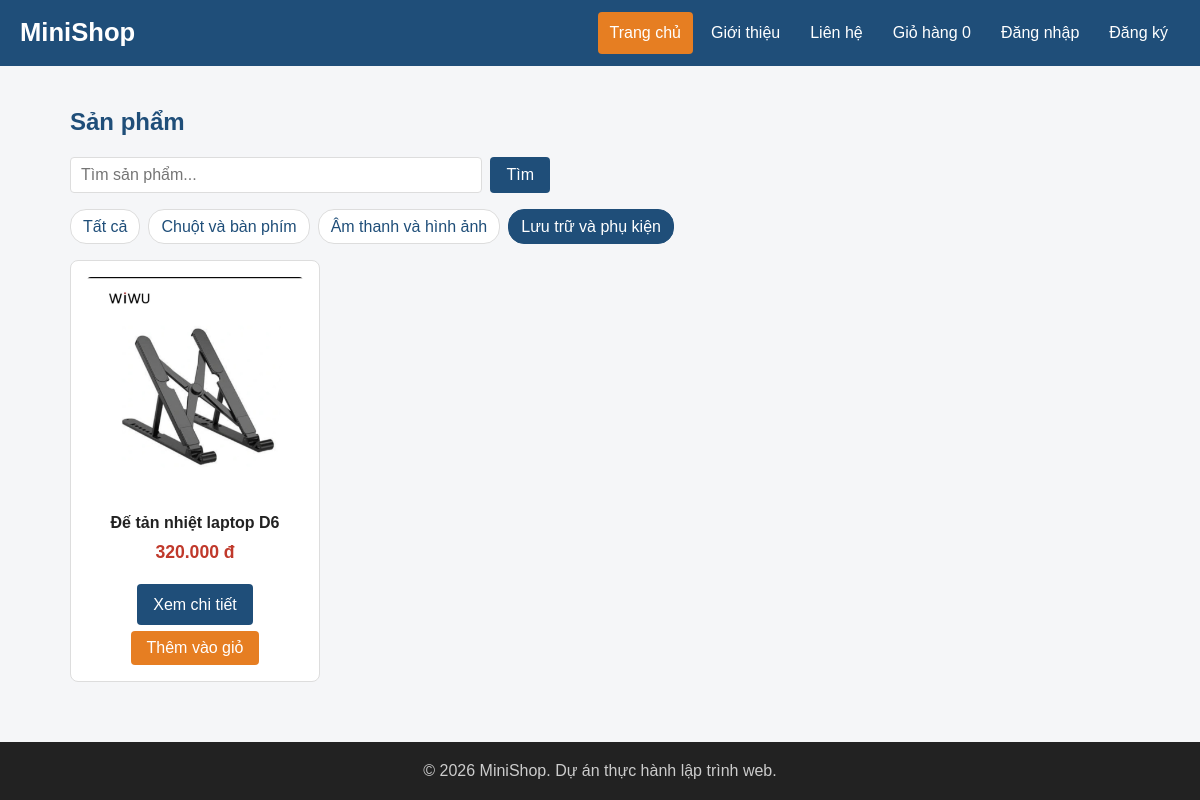
/index.php?category=3, run on the app's committed database.
### tables this page shows
CREATE TABLE IF NOT EXISTS `categories` (
    `id` INT UNSIGNED NOT NULL AUTO_INCREMENT,
    `name` VARCHAR(100) NOT NULL,
    PRIMARY KEY (`id`)
);

CREATE TABLE IF NOT EXISTS `products` (
    `id` INT UNSIGNED NOT NULL AUTO_INCREMENT,
    `category_id` INT UNSIGNED NOT NULL,
    `name` VARCHAR(200) NOT NULL,
    `price` INT UNSIGNED NOT NULL,
    `description` TEXT,
    `image` VARCHAR(255) NOT NULL DEFAULT 'images/sp01.jpg',
    `stock` INT UNSIGNED NOT NULL DEFAULT 0,
    `created_at` DATETIME NOT NULL DEFAULT CURRENT_TIMESTAMP,
    PRIMARY KEY (`id`),
    CONSTRAINT `fk_products_category`
        FOREIGN KEY (`category_id`) REFERENCES `categories` (`id`)
);

### includes/init.php (called while the page is built, shortened)
<?php
function e($value): string
{
    return htmlspecialchars((string) $value, ENT_QUOTES | ENT_SUBSTITUTE, 'UTF-8');
}
function url(string $path = ''): string
{
    $scriptDirectory = str_replace('\\', '/', dirname($_SERVER['SCRIPT_NAME'] ?? '/'));
    $basePath = rtrim($scriptDirectory, '/');
    return $basePath . '/' . ltrim($path, '/');
}
function format_price($price): string
{
    return number_format((float) $price, 0, ',', '.') . ' đ';
}

### index.php (the view, shortened to what this page needs)
<?php
require __DIR__ . '/includes/init.php';
$categoryInput = $_GET['category'] ?? 0;
$categoryId = is_scalar($categoryInput) ? (int) $categoryInput : 0;
$keywordInput = $_GET['q'] ?? '';
$keyword = is_string($keywordInput) ? trim($keywordInput) : '';
$categories = $pdo->query('SELECT id, name FROM categories ORDER BY id')->fetchAll();
$sql = 'SELECT id, name, price, image FROM products';
$where = [];
$params = [];
if ($categoryId > 0) {
    $where[] = 'category_id = ?';
    $params[] = $categoryId;
}
if ($where !== []) {
    $sql .= ' WHERE ' . implode(' AND ', $where);
}
$sql .= ' ORDER BY id';
$statement = $pdo->prepare($sql);
$statement->execute($params);
$products = $statement->fetchAll();
require __DIR__ . '/includes/header.php';
?>
<section>
    <h2>Sản phẩm</h2>
    <form action="<?= e(url('index.php')) ?>" method="get" class="search-form">
        <input type="search" name="q" value="<?= e($keyword) ?>" placeholder="Tìm sản phẩm...">
        <button type="submit" class="btn">Tìm</button>
    </form>
    <p class="category-bar">
        <a href="<?= e(url('index.php')) ?>" class="<?= $categoryId === 0 ? 'active' : '' ?>">Tất cả</a>
        <?php foreach ($categories as $category): ?>
            <a href="<?= e(url('index.php?category=' . $category['id'])) ?>"
               class="<?= $categoryId === (int) $category['id'] ? 'active' : '' ?>"><?= e($category['name']) ?></a>
        <?php endforeach; ?>
    </p>
    <div class="product-list">
        <?php foreach ($products as $product): ?>
            <article class="product-card">
                <img src="<?= e(url($product['image'])) ?>" alt="<?= e($product['name']) ?>">
                <h3><?= e($product['name']) ?></h3>
                <p class="price"><?= e(format_price($product['price'])) ?></p>
                <a href="<?= e(url('product.php?id=' . $product['id'])) ?>" class="btn">Xem chi tiết</a>
                <button type="button" class="btn btn-accent add-to-cart"
                        data-id="<?= e($product['id']) ?>">Thêm vào giỏ</button>
            </article>
        <?php endforeach; ?>
    </div>
</section>
<?php require __DIR__ . '/includes/footer.php'; ?>

### css/style.css (style rules this page uses)
:root { --primary: #1f4e79; --primary-dark: #163a5a; --accent: #e67e22; --accent-dark: #cf6d17; --text: #222222; --muted: #666666; --border: #dddddd; --bg: #f5f6f8; --white: #ffffff; --danger: #c0392b; }
* { box-sizing: border-box; }
body { margin: 0; font-family: Arial, Helvetica, sans-serif; font-size: 16px; line-height: 1.6; color: var(--text); background-color: var(--bg); }
h1, h2, h3 { line-height: 1.3; }
h2 { color: var(--primary); }
a { color: var(--primary); text-decoration: none; }
img { max-width: 100%; height: auto; }
.price { color: var(--danger); font-size: 1.1rem; font-weight: bold; }
.product-list { display: grid; grid-template-columns: repeat(4, 1fr); gap: 20px; }
.product-card { padding: 16px; border: 1px solid var(--border); border-radius: 8px; background-color: var(--white); text-align: center; transition: box-shadow 0.2s, transform 0.2s; }
.product-card img { width: 100%; aspect-ratio: 1 / 1; object-fit: cover; border-radius: 4px; }
.product-card h3 { margin: 12px 0 4px; font-size: 1rem; }
.product-card .price { margin: 0 0 12px; }
.btn { display: inline-block; padding: 8px 16px; border: none; border-radius: 4px; background-color: var(--primary); color: var(--white); font-size: 1rem; font-family: inherit; cursor: pointer; }
.btn-accent { background-color: var(--accent); }
.product-card .btn { margin-top: 6px; }
body { display: flex; flex-direction: column; min-height: 100vh; }
.search-form { display: flex; gap: 8px; max-width: 480px; margin-bottom: 12px; }
.search-form input { flex: 1; padding: 8px 10px; border: 1px solid var(--border); border-radius: 4px; font-size: 1rem; }
.category-bar { display: flex; flex-wrap: wrap; gap: 8px; }
.category-bar a { padding: 4px 12px; border: 1px solid var(--border); border-radius: 16px; background-color: var(--white); }
.category-bar a.active { border-color: var(--primary); background-color: var(--primary); color: var(--white); }

### data on the page
categories: name "Chuột và bàn phím"
categories: name "Âm thanh và hình ảnh"
categories: name "Lưu trữ và phụ kiện"
products: image (picture), name "Đế tản nhiệt laptop D6", price "320.000 đ"
